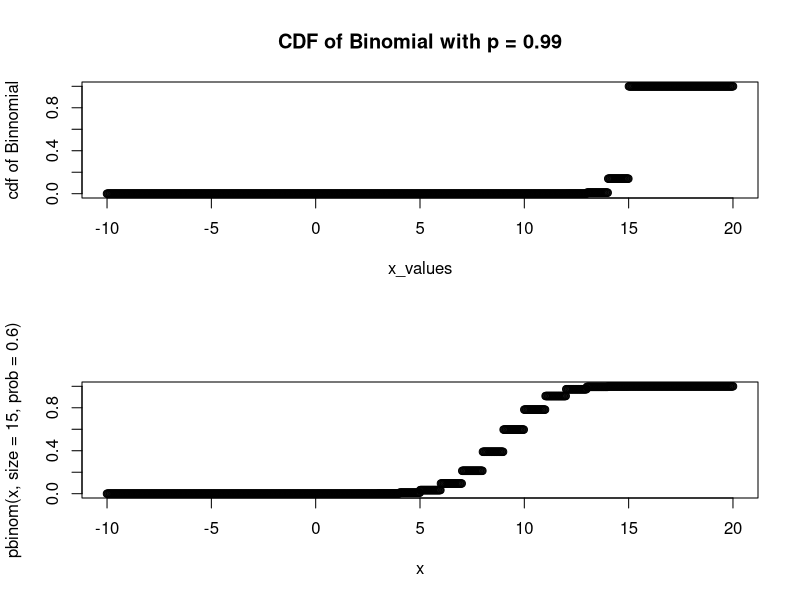
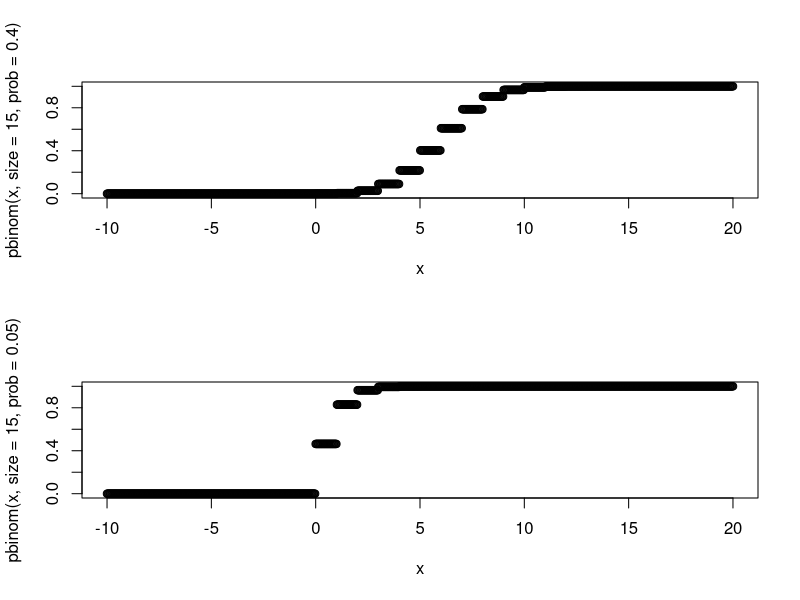
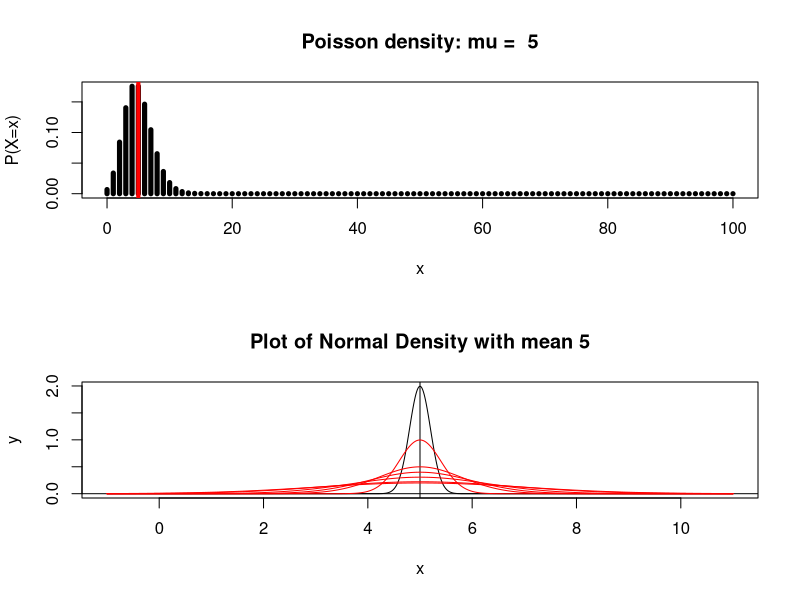
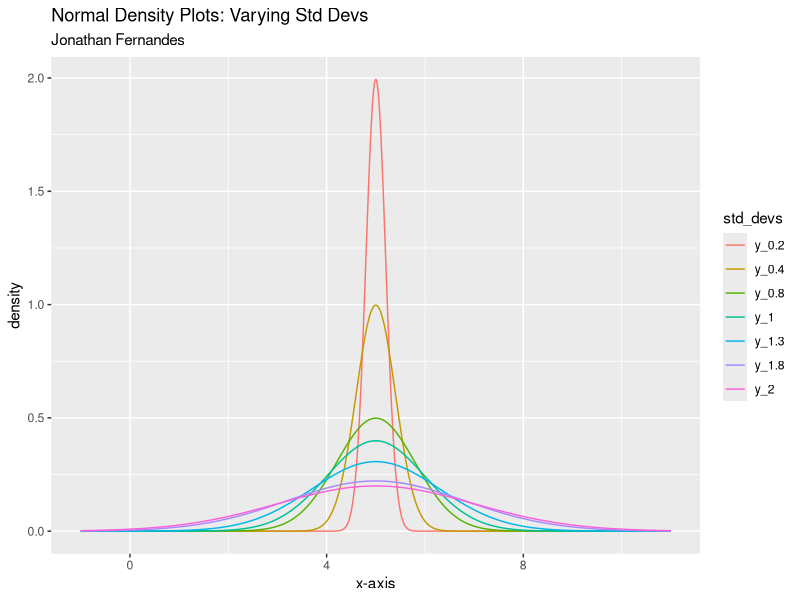
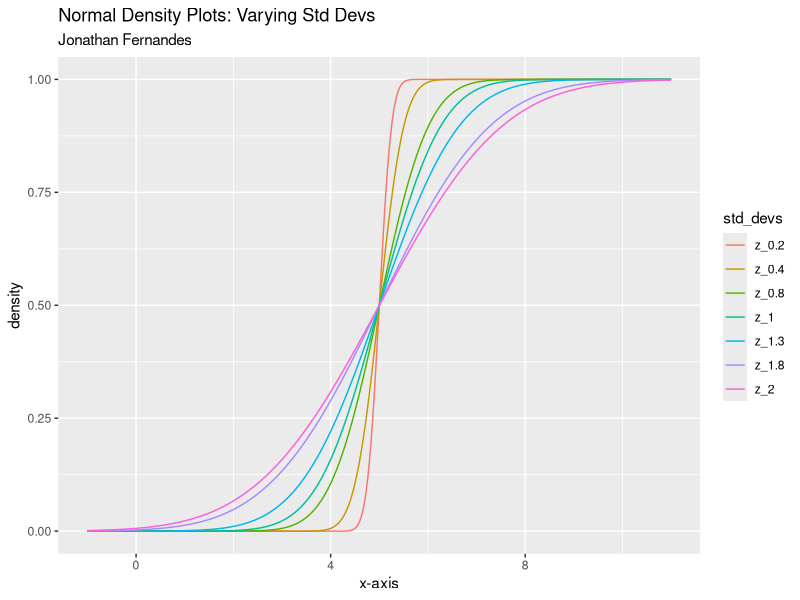
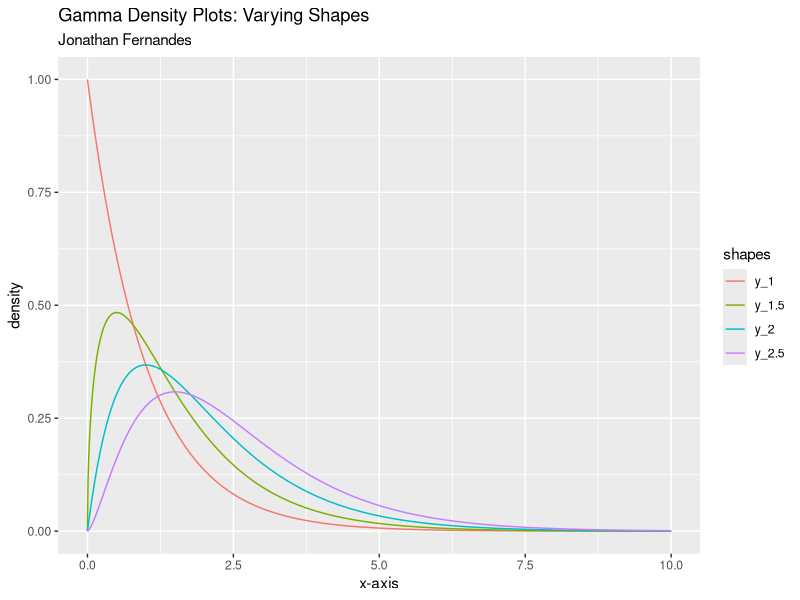

Write R code to recreate these figures, in order.
## ---- chunk 1
# plot_binom_pmf <- function(n,p){
#   
# }
## ---- chunk 2

## ---- chunk 3
#plot_binom_pmf <- function(n=2, p=0.5){
# x <- 0:n
#  binomvals <- dbinom( )
#  plot(x, pois, type = "h", lwd = 5,
#       main = paste("Poisson density: mu = ", mu),
#       xlab = "x", ylab = "P(X=x)")
#  abline(v = mu_X, col = 'red', lwd = 4)
#}

## ---- chunk 4
x <- seq(-10, 20, length.out = 1000)
#plot(x, pbinom(x, size = 15, prob = 0.8))

par(mfrow = c(2,1))
plot(x, pbinom(x, size = 15, prob = 0.99),
     main = "CDF of Binomial with p = 0.99",
     xlab = "x_values",
     ylab = "cdf of Binnomial")
plot(x, pbinom(x, size = 15, prob = 0.6))
plot(x, pbinom(x, size = 15, prob = 0.4))
plot(x, pbinom(x, size = 15, prob = 0.05))
## ---- chunk 5
n <- 100 
plot_pois_pmf <- function(mu){
  x <- 0:n
  pois <- dpois(x, lambda = mu)
  mu_X <- mu
  plot(x, pois, type = "h", lwd = 5,
       main = paste("Poisson density: mu = ", mu),
       xlab = "x", ylab = "P(X=x)")
  abline(v = mu_X, col = 'red', lwd = 4)
}

plot_pois_pmf(5)
## ---- chunk 6

## ---- chunk 7

## ---- chunk 8

## ---- chunk 9

## ---- chunk 10
mu <- 5
sds <- c(0.4, 0.8, 1, 1.3, 1.8, 2)

x <- seq(-6, 6, length.out = 1000)
x <- 5+x
y <- dnorm(x, mean = 5, sd=0.2)

plot(x, y, 
     type = 'l',
     main= "Plot of Normal Density with mean 5")
abline(v=5, h=0)
for(std in sds){
  y_temp <- dnorm(x, mean = 5, sd=std)
  lines(x, y_temp,
        type = 'l',
        col = 'red')
}
## ---- chunk 11
library(tidyverse)
## ---- chunk 12
x <- seq(-6, 6, length.out = 1000)
x <- 5+x
## ---- chunk 13
y_0.2 <- dnorm(x, mean= 5, sd = 0.2)
y_0.4 <- dnorm(x, mean= 5, sd = 0.4)
y_0.8 <- dnorm(x, mean= 5, sd = 0.8)
y_1 <- dnorm(x, mean= 5, sd = 1)
y_1.3 <- dnorm(x, mean= 5, sd = 1.3)
y_1.8 <- dnorm(x, mean = 5, sd = 1.8)
y_2 <- dnorm(x, mean= 5, sd = 2)

plot_data_pdf <- data.frame(x,y_0.2,y_0.4,y_0.8,y_1,y_1.3, y_1.8, y_2)
## ---- chunk 14
plot_data_pdf_new <- pivot_longer(plot_data_pdf,
                                  cols = c(y_0.2,y_0.4,y_0.8,y_1,y_1.3, y_1.8, y_2),
                                  names_to = "std_devs"
                                  )
## ---- chunk 15
ggplot(data = plot_data_pdf_new,
  aes(x = x, 
      y = value, 
      group = std_devs,
      color = std_devs))+
  geom_line()+
  labs(title = "Normal Density Plots: Varying Std Devs",
       subtitle = "Jonathan Fernandes",
       x = "x-axis", 
       y = "density")

## ---- chunk 16
z_0.2 <- pnorm(x, mean= 5, sd = 0.2)
z_0.4 <- pnorm(x, mean= 5, sd = 0.4)
z_0.8 <- pnorm(x, mean= 5, sd = 0.8)
z_1 <- pnorm(x, mean= 5, sd = 1)
z_1.3 <- pnorm(x, mean= 5, sd = 1.3)
z_1.8 <- pnorm(x, mean = 5, sd = 1.8)
z_2 <- pnorm(x, mean= 5, sd = 2)

plot_data_cdf <- data.frame(x,z_0.2,z_0.4,z_0.8,z_1,z_1.3, z_1.8, z_2)
## ---- chunk 17
plot_data_cdf_new <- pivot_longer(plot_data_cdf,
                                  cols = c(z_0.2,z_0.4,z_0.8,z_1,z_1.3, z_1.8, z_2),
                                  names_to = "std_devs"
                                  )
## ---- chunk 18
ggplot(data = plot_data_cdf_new,
  aes(x = x, 
      y = value, 
      group = std_devs,
      color = std_devs))+
  geom_line()+
  labs(title = "Normal Density Plots: Varying Std Devs",
       subtitle = "Jonathan Fernandes",
       x = "x-axis", 
       y = "density")

## ---- chunk 19

## ---- chunk 20

## ---- chunk 21

## ---- chunk 22

## ---- chunk 23
x <- seq(0, 10, length.out = 1000)
## ---- chunk 24
y_0.3 <- dgamma(x, shape = 0.3, scale = 1)
y_0.7 <- dgamma(x, shape = 0.7, scale = 1)
y_1 <- dgamma(x, shape = 1, scale = 1)
y_1.5 <- dgamma(x, shape = 1.5, scale = 1)
y_2 <- dgamma(x, shape = 2, scale = 1)
y_2.5 <- dgamma(x, shape = 2.5, scale = 1)
#y_10 <- dgamma(x, shape = 10, scale = 1)

plot_data_pdf <- data.frame(x,y_1,y_1.5,y_2, y_2.5)
## ---- chunk 25
plot_data_pdf_new <- pivot_longer(plot_data_pdf,
                                  cols = c(y_1,y_1.5,y_2, y_2.5),
                                  names_to = "shapes"
                                  )
## ---- chunk 26
ggplot(data = plot_data_pdf_new,
  aes(x = x, 
      y = value, 
      group = shapes,
      color = shapes))+
  geom_line()+
  labs(title = "Gamma Density Plots: Varying Shapes",
       subtitle = "Jonathan Fernandes",
       x = "x-axis", 
       y = "density")

## ---- chunk 27

## ---- chunk 28

## ---- chunk 29

## ---- chunk 30

